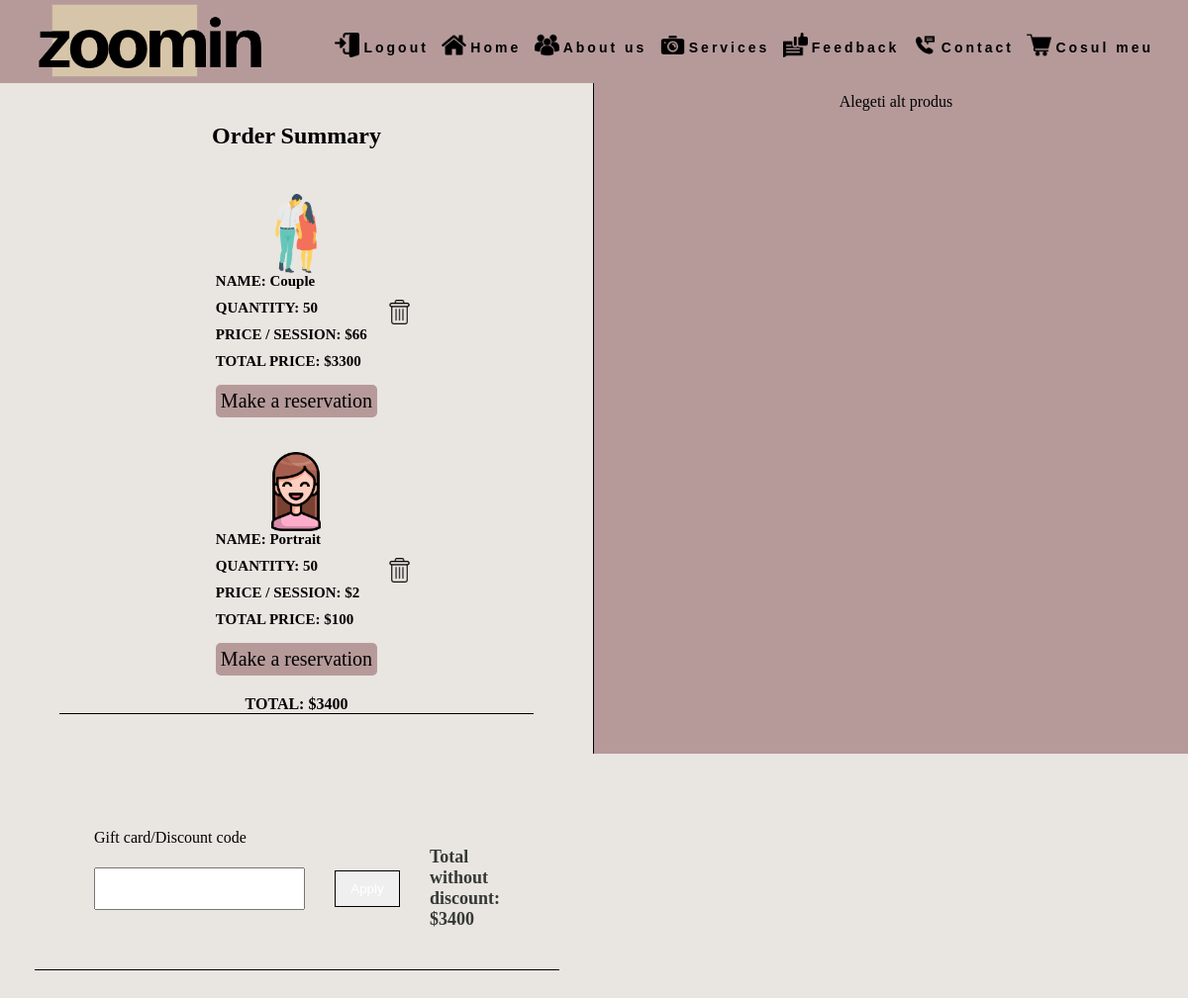
Page /cart/index.php (signed in) on the committed database.
### tables this page shows
CREATE TABLE `cart` (
  `id` int(11) NOT NULL,
  `service_id` int(11) NOT NULL,
  `quantity` int(11) NOT NULL,
  `id_user` int(11) NOT NULL
);

CREATE TABLE `services` (
  `id` int(11) NOT NULL,
  `servicename` varchar(255) NOT NULL,
  `code` varchar(255) NOT NULL,
  `description` varchar(255) NOT NULL,
  `phnumber` int(11) NOT NULL,
  `timeph` int(255) NOT NULL,
  `clothing` int(11) NOT NULL,
  `price` int(11) NOT NULL,
  `photo0` varchar(255) NOT NULL,
  `photo1` varchar(255) NOT NULL,
  `photo2` varchar(255) NOT NULL,
  `photo3` varchar(255) NOT NULL
);

### db/ShoppingCart.php (called while the page is built, shortened)
<?php
require_once "DBController.php";
class ShoppingCart extends DBController
{
   function getMemberCartItem($id_user)
   {
      $query = "SELECT services.*, cart.id as cart_id, cart.quantity FROM services
               INNER JOIN cart ON cart.service_id=services.id AND cart.id_user=?";
      $params = array(array("param_type" => "i", "param_value" => $id_user));
      $cartResult = $this->getDBResult($query, $params);
      return $cartResult;
   }
}

### db/DBController.php (called while the page is built, shortened)
<?php
class DBController
{
    public $host = "localhost";
    public $user = "root";
    public $password = "";
    public $database = "fotografie";
    public $conn;
    function __construct()
    {
        $this->conn = mysqli_connect($this->host, $this->user, $this->password, $this->database);
    }
    function getDBResult($query, $params = array())
    {
        $sql_statement = $this->conn->prepare($query);
        if (!empty($params)) {
            $this->bindParams($sql_statement, $params);
        }
        $sql_statement->execute();
        $result = $sql_statement->get_result();
        if ($result->num_rows > 0) {
            while ($row = $result->fetch_assoc()) {
                $resultset[] = $row;
            }
        }
        if (!empty($resultset)) {
            return $resultset;
        }
        return null;
    }
    function bindParams($sql_statement, $params)
    {
        $param_type = "";
        foreach ($params as $query_param) {
            $param_type .= $query_param["param_type"];
        }
        $bind_params[] = &$param_type;
        foreach ($params as $k => $query_param) {
            $bind_params[] = &$params[$k]["param_value"];
        }
        call_user_func_array(array($sql_statement, 'bind_param'), $bind_params);
    }
}

### cart/index.php (the view, shortened to what this page needs)
<?php
require_once dirname(__DIR__) . "/db/ShoppingCart.php";
$id_user = $_SESSION['id'];
$shoppingCart = new ShoppingCart();
?>
<!DOCTYPE html>
<html lang="en" xmlns="http://www.w3.org/1999/xhtml">
<head>
    <link rel="stylesheet" type="text/css" href="../style.css" />
</head>
<body>
    <nav>
        <div class="logo">
            <img src="../poze/icon.png" />
        </div>
        <ul class="nav-links">
            <li><img class="icon2" src="../poze\login.png" alt="login icon" style="width:25px; height:25px;" /><a href="/licenta/login"><?php echo isset($_SESSION['loggedin']) ? "Logout" : "Login"; ?></a></li>
            <li><img class="icon2" src="../poze\home.png" alt="home icon" style="width:25px; height:25px;" /><a href="/licenta/">Home</a></li>
            <li><img class="icon2" src="../poze\about.png" alt="about us icon" style="width:25px; height:25px;" /><a href="/licenta/about">About us</a></li>
            <li><img class="icon2" src="../poze\camera.png" alt="services icon" style="width:25px; height:25px;" /><a href="/licenta/services">Services</a>
            <li><img class="icon2" src="../poze\feedback.png" alt="feedback icon" style="width:25px; height:25px;" /><a href="/licenta/feedback">Feedback</a></li>
            <li><img class="icon2" src="../poze\contact.png" alt="contact icon" style="width:25px; height:25px;" /><a href="/licenta/contact">Contact</a></li>
            <li><img class="icon2" src="../poze\cart.png" alt="cart icon" style="width:25px; height:25px;" /><a href="/licenta/cart">Cosul meu</a></li>
        </ul>
    </nav>
    <main class="containercos">
        <div class="item-flex">
            <section class="cart">
                <div class="cart-item-box">
                    <h2 class="section-heading">Order Summary</h2>
                    <div class="product-cart">
                        <div class="cart">
                            <?php
                            $cartItem = $shoppingCart->getMemberCartItem($id_user);
                            if (!empty($cartItem)) {
                                $item_total = 0;
                            ?>
                                <?php
                                foreach ($cartItem as $item) {
                                    $item_total += ($item["price"] * $item["quantity"]);
                                ?>
                                    <div class="product-item">
                                        <div class=" img-box">
                                            <img src="../<?php echo $item["photo0"]; ?>" alt="Portrait photography" style="width:80px" class="product-img" />
                                        </div>
                                        <div class="detail">
                                            <h4 class="product-name"><strong>NAME: <?php echo $item["servicename"]; ?></strong></h4>
                                            <div class="wrappercos">
                                                <div><a href="./index.php?action=remove&id=<?php echo $item["cart_id"]; ?>" class="btnRemoveAction"><img class="trash" src="../poze/icon-delete.png" alt="icon-delete" title="Remove Item" style="width:25px; height:25px;" /></a>
                                                    <div class="product-name">
                                                        <strong>QUANTITY: <?php echo $item["quantity"]; ?></strong> <br>
                                                    </div>
                                                    <div class="product-name">
                                                        <strong>PRICE / SESSION: $<?php echo $item["price"]; ?></strong>
                                                    </div>
                                                    <div class="product-name">
                                                        <strong>TOTAL PRICE: $<?php echo $item["price"] * $item['quantity']; ?></strong>
                                                    </div>
                                                    <div class="product-reservation">
                                                        <div>
                                                            <div onclick="handleCartSubmit(<?php echo $item['cart_id']; ?>)" class="rezerv">
                                                                <p name="rezerv" style="color:black;">Make a reservation
                                                            </div>
                                                        </div>
                                                    </div>
                                                </div>
                                            </div>
                                        </div>
                                    </div>
                                <?php } ?>
                                <strong>
                                    <?php
                                    echo "TOTAL: $" . $item_total;
                                    ?>
                                </strong>
                            <?php
                            }
                            ?>
                        </div>
                    </div>
                </div>
                <div class="mass-cos-control">
                    <a href="/licenta/services" style="color:black">Alegeti alt produs</a>
                </div>
                <div class="wrappercos">
                    <form action="" method="post">
                        <div class="discount-token">
                            <label for="discount-token" class="label-default">Gift card/Discount code</label>
                            <div class="wrapper-flex">
                                <input type="text" name="discount-token" id="discount-token" class="input-default" />
                                <button type="submit" name="apply" class="btn-primary btn-outline">Apply</button>
                                    <div class="total">
                                        <td colspan="3" text-align=right><strong>Total without discount: $<?php echo  $item_total . "<br>"; ?></strong></td>
                                    </div>
                                    </div>
                            </div>
                        </div>
                </div>
    </main>
</body>
</html>

### style.css (style rules this page uses)
body { overflow-x: hidden; background-color: #e9e5e1; }
nav { display: flex; justify-content: space-around; align-items: center; min-height: 8vh; background-color: #B69A9A; font-family: Verdana, Geneva, Tahoma, sans-serif; }
.logo { margin-top: 3px; color: rgb(0, 0, 0); text-transform: uppercase; letter-spacing: 5px; font-size: 20px; }
.nav-links { display: flex; justify-content: space-around; width: 70%; }
.nav-links li { list-style: none; }
.nav-links a { color: rgb(0, 0, 0); text-decoration: none; letter-spacing: 3px; font-weight: bold; font-size: 14px; }
li a { transition: all ease-in-out 250ms; }
.icon2 { position: relative; top: 5px; left: 4px; margin-right: 8px; }
form { padding: 36px 35px; z-index: 10; overflow: hidden; position: relative; }
.cart { width: 100%; display: flex; flex-direction: column; justify-content: center; }
.cart-item-box { padding: 40px 60px; margin-bottom: auto; }
.product-item { margin-top: 15px; }
.product-cart .cart { position: relative; display: flex; align-items: center; gap: 20px; }
.cart .detail .product-name { font-weight: 600; font-size: 15px; margin-bottom: 10px; }
.cart .detail .wrappercos { gap: 20px; }
.wrappercos { align-content: center; align-items: center; justify-content: center; }
.discount-token { padding: 40px 60px; border-top: 1px solid black; border-bottom: 1px solid black; }
.wrapper-flex { display: flex; align-items: center; gap: 30px; }
.wrapper-flex input { padding: 12px 15px; font-weight: 600; letter-spacing: 2px; }
.btn-outline { padding: 10px; border: 1px solid black; color: white; }
.total { font-size: 18px; font-weight: 700; color: #353935; }
.section-heading { text-align: center; padding-bottom: 30px; }
@media (max-width:1200px) { .item-flex { flex-direction: column-reverse; } }
@media (max-width:1200px) { .btn-primary { width: 100%; } }
@media (max-width:1200px) { .cart { display: grid; grid-template-columns: 1fr 1fr; width: 100%; border-bottom: 1px solid black; } }
@media (max-width:1200px) { .cart .wrappercos { margin-top: auto; } }
@media (max-width:1200px) { .cart .cart-item-box { border-right: 1px solid black; margin-bottom: 0; } }
@media (max-width:1200px) { .discount-token { border-top: none; } }
input, select { padding: 10px 15px; }
.rezerv { padding: 5px; margin-top: 15px; font-size: 20px; background-color: #B69A9A; border-radius: 5px; cursor: pointer; transition: all ease-in-out 250ms; }
.trash { float: right; position: relative; left: 35px; }
.img-box { display: flex; justify-content: center; }
.mass-cos-control { background-color: #B69A9A; padding: 10px 0px 10px 10px; display: flex; justify-content: center; }
.mass-cos-control a { text-decoration: none; }

### rows in the picture
cart: shows a picture, service.servicename "Couple", quantity "50", service.price "66", $item["price"] * $item['quantity'] "3300"
cart: shows a picture, service.servicename "Portrait", quantity "50", service.price "2", $item["price"] * $item['quantity'] "100"

### other values in the picture
$item_total "3400"
